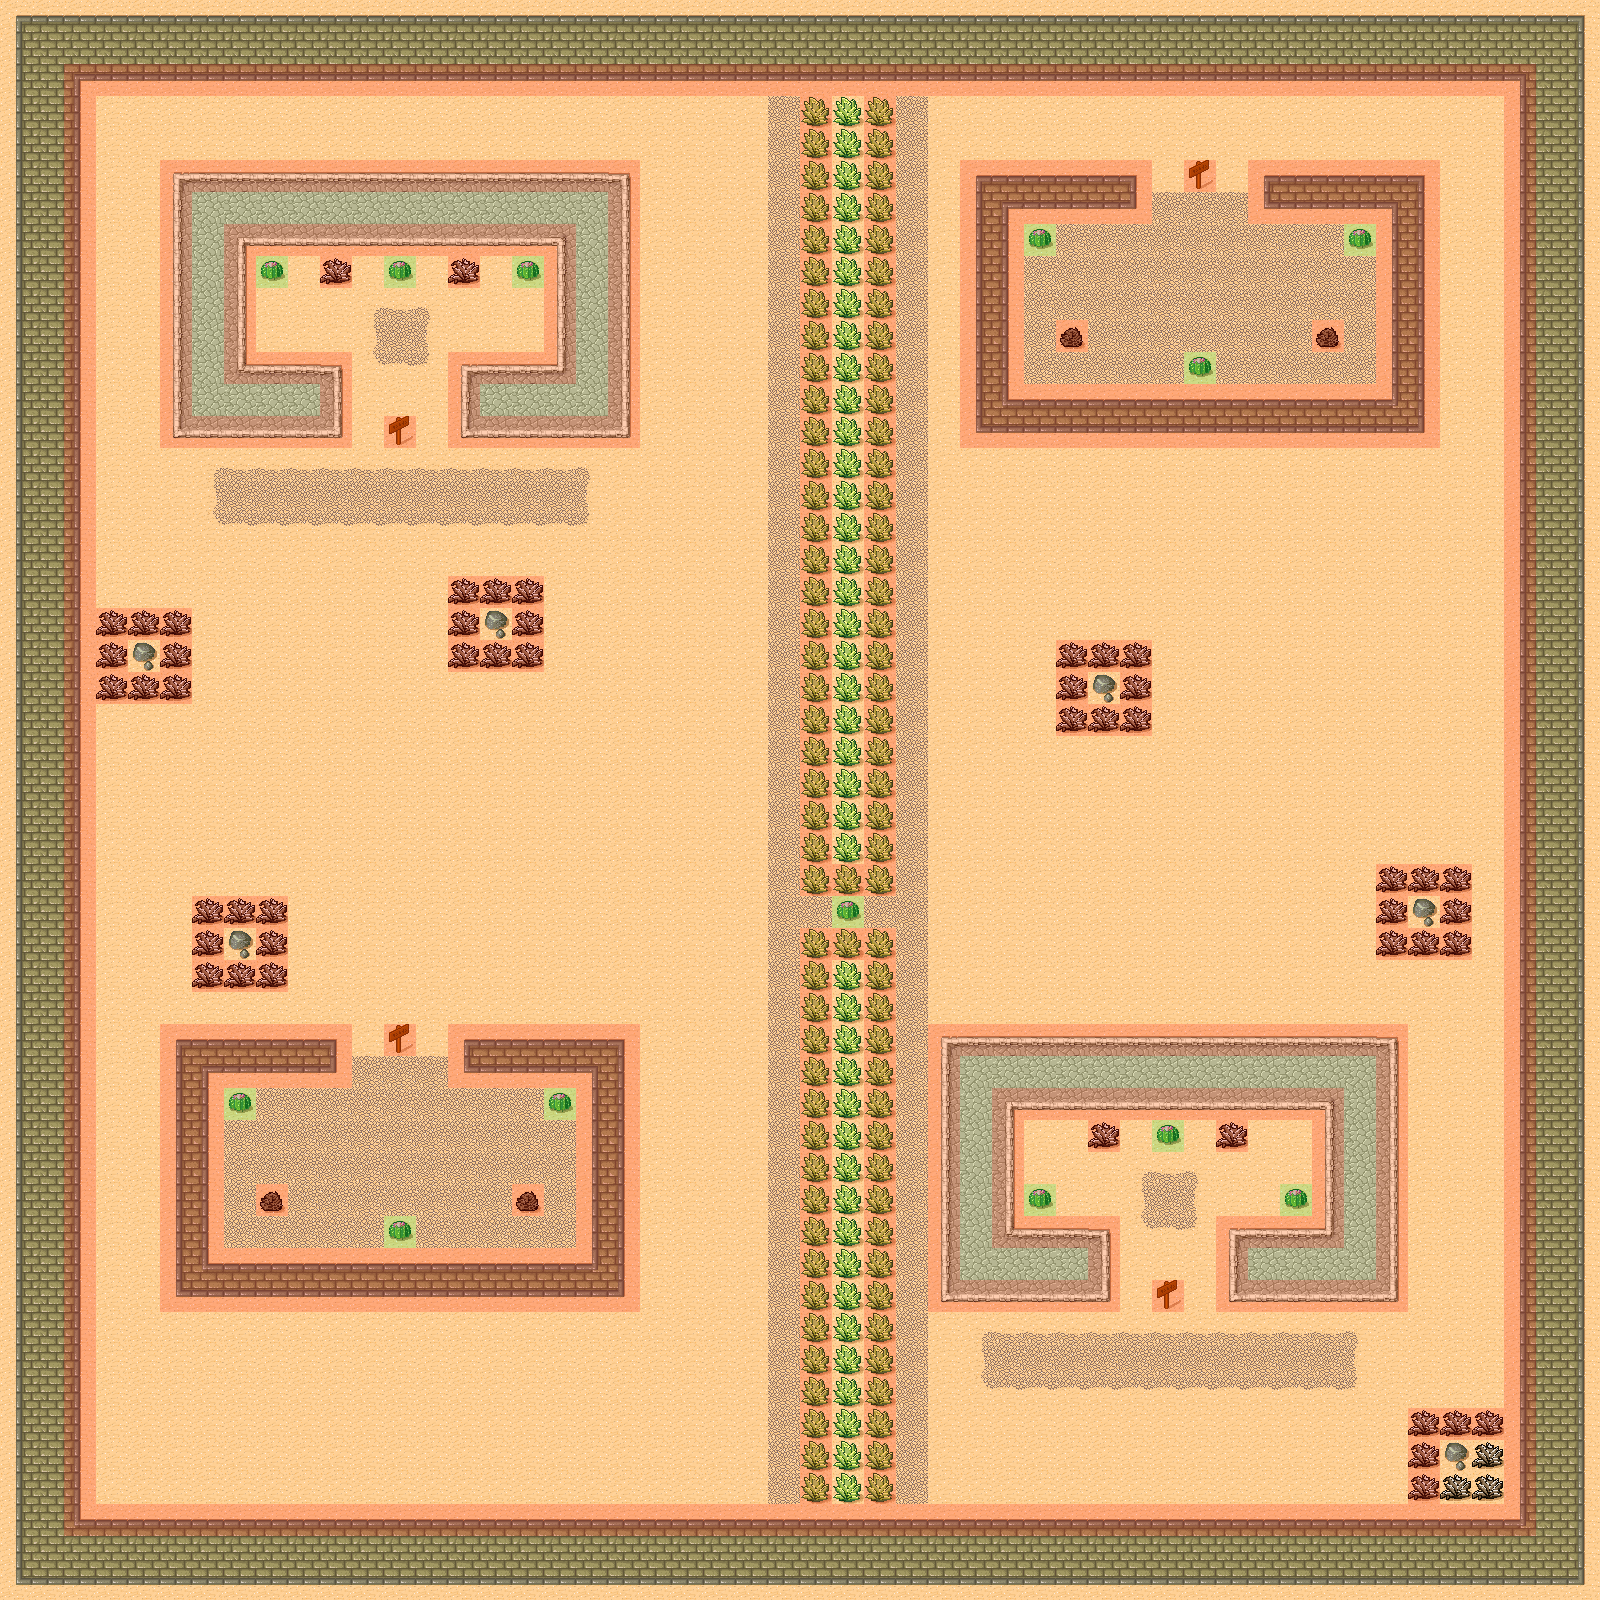

Rendered tile map (Tiled .tmx) drawn with the repository's tilesets; below, a short description and the map source with its tile grids summarised:
An orthogonal 50x50 tile map with 32x32 px tiles, 3 tile layers (Background, Foreground, Meta), 2 tilesets and 1 object (SpawnPoint).

<map version="1.0" orientation="orthogonal" width="50" height="50" tilewidth="32" tileheight="32">
 <tileset firstgid="1" name="tmw_desert_spacing" tilewidth="32" tileheight="32" spacing="1" margin="1">
  <image source="tmw_desert_spacing.png" width="265" height="199" />
 </tileset>
 <tileset firstgid="49" name="meta_tiles" tilewidth="32" tileheight="32" spacing="1" margin="1">
  <image source="meta_tiles.png" width="67" height="34" />
  <tile id="0">
   <properties>
    <property name="Collidable" value="True" />
   </properties>
  </tile>
  <tile id="1">
   <properties>
    <property name="Collectable" value="True" />
   </properties>
  </tile>
 </tileset>
 <layer name="Background" width="50" height="50">
  <data>[2500 cells, 2500 non-empty, 41 distinct tile ids]</data>
 </layer>
 <objectgroup name="Objects" width="50" height="50">
  <object name="SpawnPoint" x="111" y="110" />
 </objectgroup>
 <layer name="Foreground" width="50" height="50">
  <data>[2500 cells, 13 non-empty, 1 distinct tile ids]</data>
 </layer>
 <layer name="Meta" width="50" height="50">
  <data>[2500 cells, 622 non-empty, 2 distinct tile ids]</data>
 </layer>
</map>
